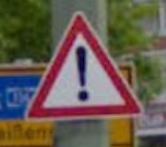
#> input picture submission/new_images/new_image_0.png, 166 x 147 px; its folder holds 4 pictures in this run
$ jupyter execute --allow-errors Traffic_Sign_Classifier.ipynb   (shell and % lines are left out)
#> lines starting #> are read from the running program, lines starting #| are printed output that depends on the picture
#> further down, image is the input picture: shape (147, 166, 3); mean B, G, R 79.5, 91.8, 104
#> `image = cv2.resize(image, (32, 32))`:
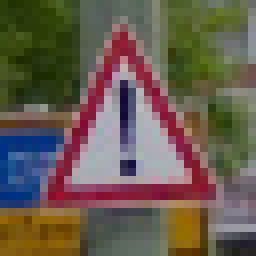
#> image: shape (32, 32, 3) (shown 8 times larger); mean R, G, B 103.9, 91.7, 79.4
#> pass 2 of the loop `for i in range(n_test_samples):`:
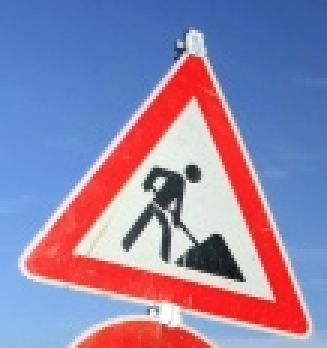
#> input picture submission/new_images/new_image_1.png, 109 x 116 px (shown 3 times larger)
#> image is the input picture: shape (116, 109, 3); mean B, G, R 167.4, 132.1, 146.7
#> `image = cv2.resize(image, (32, 32))`:
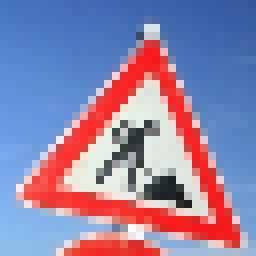
#> image: shape (32, 32, 3) (shown 8 times larger); mean R, G, B 146.3, 131.5, 166.8
#> pass 3 of the loop `for i in range(n_test_samples):`:
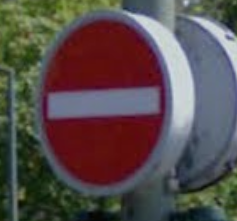
#> input picture submission/new_images/new_image_2.png, 237 x 221 px
#> image is the input picture: shape (221, 237, 3); mean B, G, R 76.4, 76.7, 87.7
#> `image = cv2.resize(image, (32, 32))`:
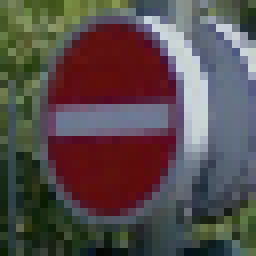
#> image: shape (32, 32, 3) (shown 8 times larger); mean R, G, B 87.1, 76.1, 75.8
# Self-Driving Car Engineer Nanodegree

## Deep Learning

## Project: Build a Traffic Sign Recognition Classifier

In this notebook, a template is provided for you to implement your functionality in stages, which is required to successfully complete this project. If additional code is required that cannot be included in the notebook, be sure that the Python code is successfully imported and included in your submission if necessary.

> **Note**: Once you have completed all of the code implementations, you need to finalize your work by exporting the iPython Notebook as an HTML document. Before exporting the notebook to html, all of the code cells need to have been run so that reviewers can see the final implementation and output. You can then export the notebook by using the menu above and navigating to  \n",
    "**File -> Download as -> HTML (.html)**. Include the finished document along with this notebook as your submission.

In addition to implementing code, there is a writeup to complete. The writeup should be completed in a separate file, which can be either a markdown file or a pdf document. There is a [write up template](https://github.com/udacity/CarND-Traffic-Sign-Classifier-Project/blob/master/writeup_template.md) that can be used to guide the writing process. Completing the code template and writeup template will cover all of the [rubric points](https://review.udacity.com/#!/rubrics/481/view) for this project.

The [rubric](https://review.udacity.com/#!/rubrics/481/view) contains "Stand Out Suggestions" for enhancing the project beyond the minimum requirements. The stand out suggestions are optional. If you decide to pursue the "stand out suggestions", you can include the code in this Ipython notebook and also discuss the results in the writeup file.

>**Note:** Code and Markdown cells can be executed using the **Shift + Enter** keyboard shortcut. In addition, Markdown cells can be edited by typically double-clicking the cell to enter edit mode.

---
## Step 0: Load The Data

[cell 1]
# Imports
import pickle
import numpy as np
import pandas as pd
import tensorflow as tf
from sklearn.utils import shuffle
from sklearn.metrics import confusion_matrix
import itertools
import cv2
import math
import time
import os

import textwrap
import matplotlib.pyplot as plt

[cell 2]
# Set this to True if the data is already augmented and saved
AUGMENTED = True

# Specify the data folders
training_file = './data/train.p'
training_file_augmented = './data/train_augmented.p'
validation_file = './data/valid.p'
testing_file = './data/test.p'

# Extract the training dataset, use augmented data if AUGMENTED is set to True
#> (the rest of this cell did not finish here and is left out)

---

## Step 1: Dataset Summary & Exploration

The pickled data is a dictionary with 4 key/value pairs:

- `'features'` is a 4D array containing raw pixel data of the traffic sign images, (num examples, width, height, channels).
- `'labels'` is a 1D array containing the label/class id of the traffic sign. The file `signnames.csv` contains id -> name mappings for each id.
- `'sizes'` is a list containing tuples, (width, height) representing the original width and height the image.
- `'coords'` is a list containing tuples, (x1, y1, x2, y2) representing coordinates of a bounding box around the sign in the image. **THESE COORDINATES ASSUME THE ORIGINAL IMAGE. THE PICKLED DATA CONTAINS RESIZED VERSIONS (32 by 32) OF THESE IMAGES**

Complete the basic data summary below. Use python, numpy and/or pandas methods to calculate the data summary rather than hard coding the results. For example, the [pandas shape method](http://pandas.pydata.org/pandas-docs/stable/generated/pandas.DataFrame.shape.html) might be useful for calculating some of the summary results.

### Provide a Basic Summary of the Data Set Using Python, Numpy and/or Pandas

#> (a cell that did not finish here is left out)

### Include an exploratory visualization of the dataset

Visualize the German Traffic Signs Dataset using the pickled file(s). This is open ended, suggestions include: plotting traffic sign images, plotting the count of each sign, etc.

The [Matplotlib](http://matplotlib.org/) [examples](http://matplotlib.org/examples/index.html) and [gallery](http://matplotlib.org/gallery.html) pages are a great resource for doing visualizations in Python.

**NOTE:** It's recommended you start with something simple first. If you wish to do more, come back to it after you've completed the rest of the sections. It can be interesting to look at the distribution of classes in the training, validation and test set. Is the distribution the same? Are there more examples of some classes than others?

#> (a cell that did not finish here is left out)

[cell 5]
# Augment data
# [23 lines left out: functions perturb, perturb_randomly, not called in this run]

if not AUGMENTED:
    # Plot the count of each sign
    print('Training set statistics:')
    unique, unique_counts = np.unique(y_train, return_counts=True)
    fig, ax = plt.subplots()
    ax.bar(unique, unique_counts)
    ax.set_xlabel('Class index')
    ax.set_ylabel('Counts')
    plt.show()

    # Augment data
    X_train_augment = []
    y_train_augment = []
    for i in range(n_classes):
        n_original_images = unique_counts[i]
        if n_original_images < 4000:
            X = X_train[y_train == i]
            for _ in range(4000 - n_original_images):
                image = X[np.random.randint(0, X.shape[0])]
                X_train_augment.append(perturb_randomly(image))
                y_train_augment.append(i)
    X_train_augment = np.stack(X_train_augment, axis=0)
    y_train_augment = np.stack(y_train_augment, axis=0)

    # Combine augmented data with the original data
    train_augmented = {}
    train_augmented['features'] = np.vstack((X_train, X_train_augment))
    train_augmented['labels'] = np.append(y_train, y_train_augment)
    print(train_augmented['features'].shape)
    print(train_augmented['labels'].shape)

    # Write the augmented dataset to file
    with open(training_file_augmented, mode='wb') as f:
        pickle.dump(train_augmented, f)

    # Now all calsses should have 4000 training images
    unique, unique_counts = np.unique(train_augmented['labels'], return_counts=True)
    fig, ax = plt.subplots()
    ax.bar(unique, unique_counts)
    ax.set_xlabel('Class index')
    ax.set_ylabel('Counts')
    plt.show()

----

## Step 2: Design and Test a Model Architecture

Design and implement a deep learning model that learns to recognize traffic signs. Train and test your model on the [German Traffic Sign Dataset](http://benchmark.ini.rub.de/?section=gtsrb&subsection=dataset).

The LeNet-5 implementation shown in the [classroom](https://classroom.udacity.com/nanodegrees/nd013/parts/fbf77062-5703-404e-b60c-95b78b2f3f9e/modules/6df7ae49-c61c-4bb2-a23e-6527e69209ec/lessons/601ae704-1035-4287-8b11-e2c2716217ad/concepts/d4aca031-508f-4e0b-b493-e7b706120f81) at the end of the CNN lesson is a solid starting point. You'll have to change the number of classes and possibly the preprocessing, but aside from that it's plug and play!

With the LeNet-5 solution from the lecture, you should expect a validation set accuracy of about 0.89. To meet specifications, the validation set accuracy will need to be at least 0.93. It is possible to get an even higher accuracy, but 0.93 is the minimum for a successful project submission.

There are various aspects to consider when thinking about this problem:

- Neural network architecture (is the network over or underfitting?)
- Play around preprocessing techniques (normalization, rgb to grayscale, etc)
- Number of examples per label (some have more than others).
- Generate fake data.

Here is an example of a [published baseline model on this problem](http://yann.lecun.com/exdb/publis/pdf/sermanet-ijcnn-11.pdf). It's not required to be familiar with the approach used in the paper but, it's good practice to try to read papers like these.

### Pre-process the Data Set (normalization, grayscale, etc.)

Minimally, the image data should be normalized so that the data has mean zero and equal variance. For image data, `(pixel - 128)/ 128` is a quick way to approximately normalize the data and can be used in this project.

Other pre-processing steps are optional. You can try different techniques to see if it improves performance.

Use the code cell (or multiple code cells, if necessary) to implement the first step of your project.

[cell 6]
### Preprocess the data here. It is required to normalize the data. Other preprocessing steps could include
### converting to grayscale, etc.
# [29 lines left out: functions pre_process_single_image, pre_process_images, not called in this run]

# Pre-processing
#> (the rest of this cell did not finish here and is left out)

Define placeholders.

#> (a cell that did not finish here is left out)

### Model Architecture

[cell 8]
## Define your architecture here.

# [93 lines left out: functions conv_relu, fc_relu, max_pool_2d, LeNet, build_network, not called in this run]

### Train, Validate and Test the Model

A validation set can be used to assess how well the model is performing. A low accuracy on the training and validation
sets imply underfitting. A high accuracy on the training set but low accuracy on the validation set implies overfitting.

[cell 9]
### Train your model here.
### Calculate and report the accuracy on the training and validation set.
### Once a final model architecture is selected,
### the accuracy on the test set should be calculated and reported as well.
### Feel free to use as many code cells as needed.

# Hyperparameters.
LEARNING_RATE = 0.001

# Operations.
#> (the rest of this cell did not finish here and is left out)

Display parameter information.

[cell 10]
total_n_params = 0
#> (the rest of this cell did not finish here and is left out)

Evaluate how well the loss and accuracy of the model for a given dataset.

[cell 11]
# [13 lines left out: function evaluate, not called in this run]

Actually train the model.

[cell 12]
# Hyperparameters.
EPOCHS = 20
BATCH_SIZE = 256
#> (the rest of this cell did not finish here and is left out)

Plot training and validation summary.

[cell 13]
# Plot training accuracy
fig, ax = plt.subplots()
#> (the rest of this cell did not finish here and is left out)

Finally, evaluate the performance on the test dataset.

#> (a cell that did not finish here is left out)

Calcualte the performance matrics.

#> (a cell that did not finish here is left out)

Compute and plot confusion matrix.

[cell 16]
# [33 lines left out: function plot_confusion_matrix, not called in this run]

# Plot the confusion matrix
#> (the rest of this cell did not finish here and is left out)

---

## Step 3: Test a Model on New Images

To give yourself more insight into how your model is working, download at least five pictures of German traffic signs from the web and use your model to predict the traffic sign type.

You may find `signnames.csv` useful as it contains mappings from the class id (integer) to the actual sign name.

### Load and Output the Images

[cell 17]
### Load the images and plot them here.
### Feel free to use as many code cells as needed.

# Load the image downloaded from web.
n_test_samples = 5
new_images_folder = './submission/new_images'
X_test_samples = []
#> (the rest of this cell did not finish here and is left out)
